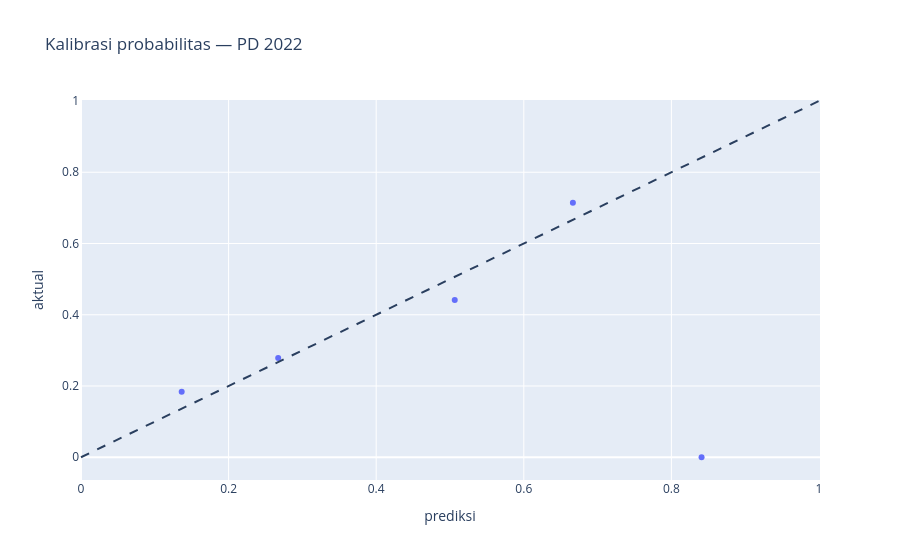

The code cell stored with this chart in its notebook:
### Markdown cell above
## Kurva kalibrasi (PD 2022)
Probabilitas prediksi vs frekuensi aktual — garis diagonal = kalibrasi sempurna.

### Code cell
test22 = featured[(featured.tournament == 'FIFA World Cup') & (featured.date.dt.year == 2022)]
cutoff22 = test22.date.min()
train22 = featured[featured.date < cutoff22]
w22 = M.tune_blend_weights(train22, cutoff22)
mdl22 = M.train_models(train22, cutoff22)
probs22 = M.ensemble_probs(mdl22, test22[FEATURE_COLS].to_numpy(), weights=w22)

flat_p = probs22.ravel()
flat_y = np.eye(3)[test22.outcome.to_numpy()].ravel()
bins = np.linspace(0, 1, 6)
ix = np.digitize(flat_p, bins) - 1
cal = pd.DataFrame({'prediksi': [flat_p[ix == b].mean() for b in range(5)],
                    'aktual': [flat_y[ix == b].mean() for b in range(5)]}).dropna()
fig = px.scatter(cal, x='prediksi', y='aktual', title='Kalibrasi probabilitas — PD 2022')
fig.add_shape(type='line', x0=0, y0=0, x1=1, y1=1, line=dict(dash='dash'))
fig.show()

### Figure 1 — Plotly figure (JSON) as saved in the notebook; plotly's stock layout.template omitted (floating-point values rounded to 4 significant figures)
{"data": [{"hovertemplate": "prediksi=%{x}<br>aktual=%{y}<extra></extra>", "legendgroup": "", "marker": {"color": "#636efa", "symbol": "circle"}, "mode": "markers", "name": "", "orientation": "v", "showlegend": false, "type": "scatter", "x": [0.1364, 0.2672, 0.5064, 0.6665, 0.8409], "xaxis": "x", "y": [0.1842, 0.2784, 0.4412, 0.7143, 0.0], "yaxis": "y"}], "layout": {"legend": {"tracegroupgap": 0}, "shapes": [{"line": {"dash": "dash"}, "type": "line", "x0": 0, "x1": 1, "y0": 0, "y1": 1}], "title": {"text": "Kalibrasi probabilitas — PD 2022"}, "xaxis": {"anchor": "y", "domain": [0, 1], "title": {"text": "prediksi"}}, "yaxis": {"anchor": "x", "domain": [0, 1], "title": {"text": "aktual"}}}}
